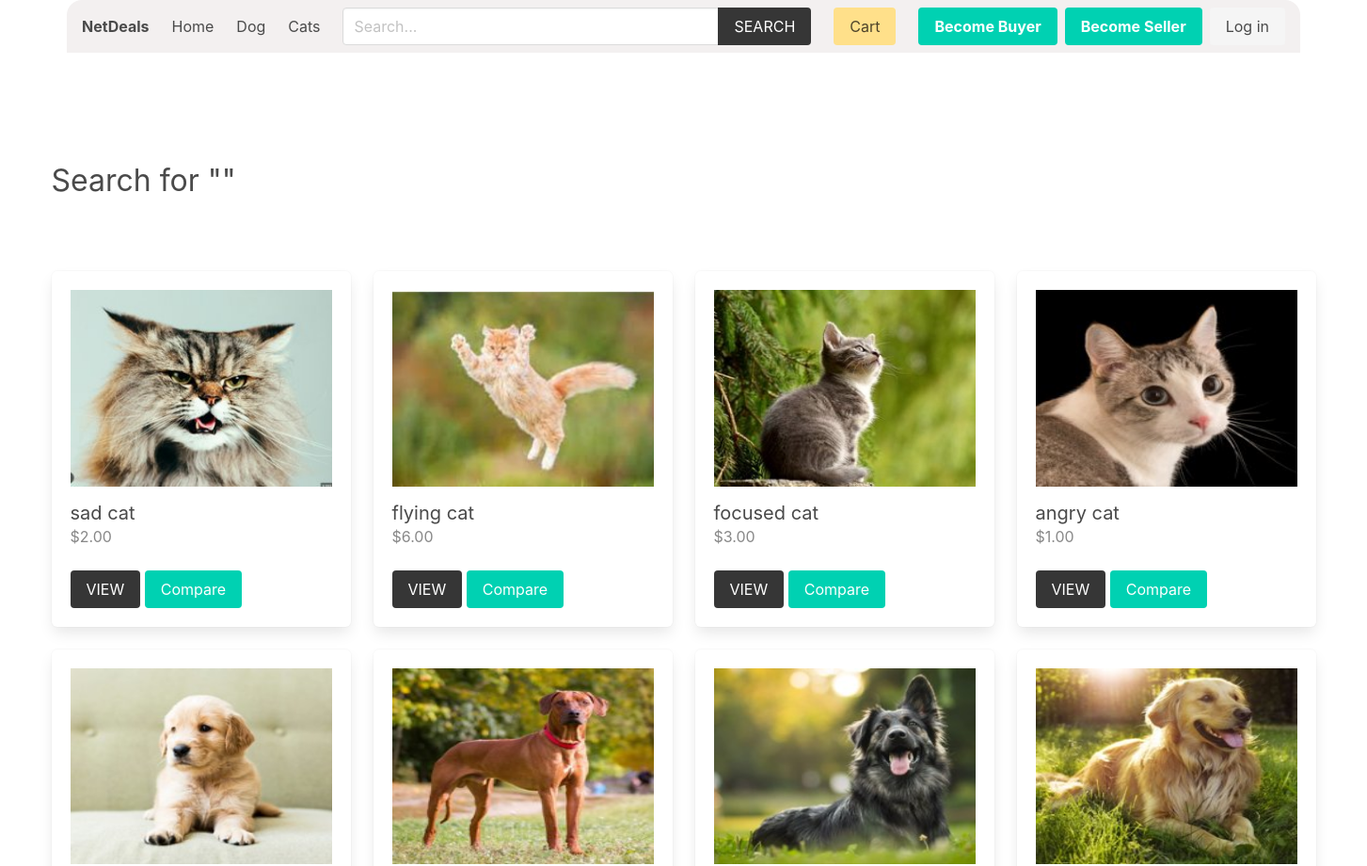
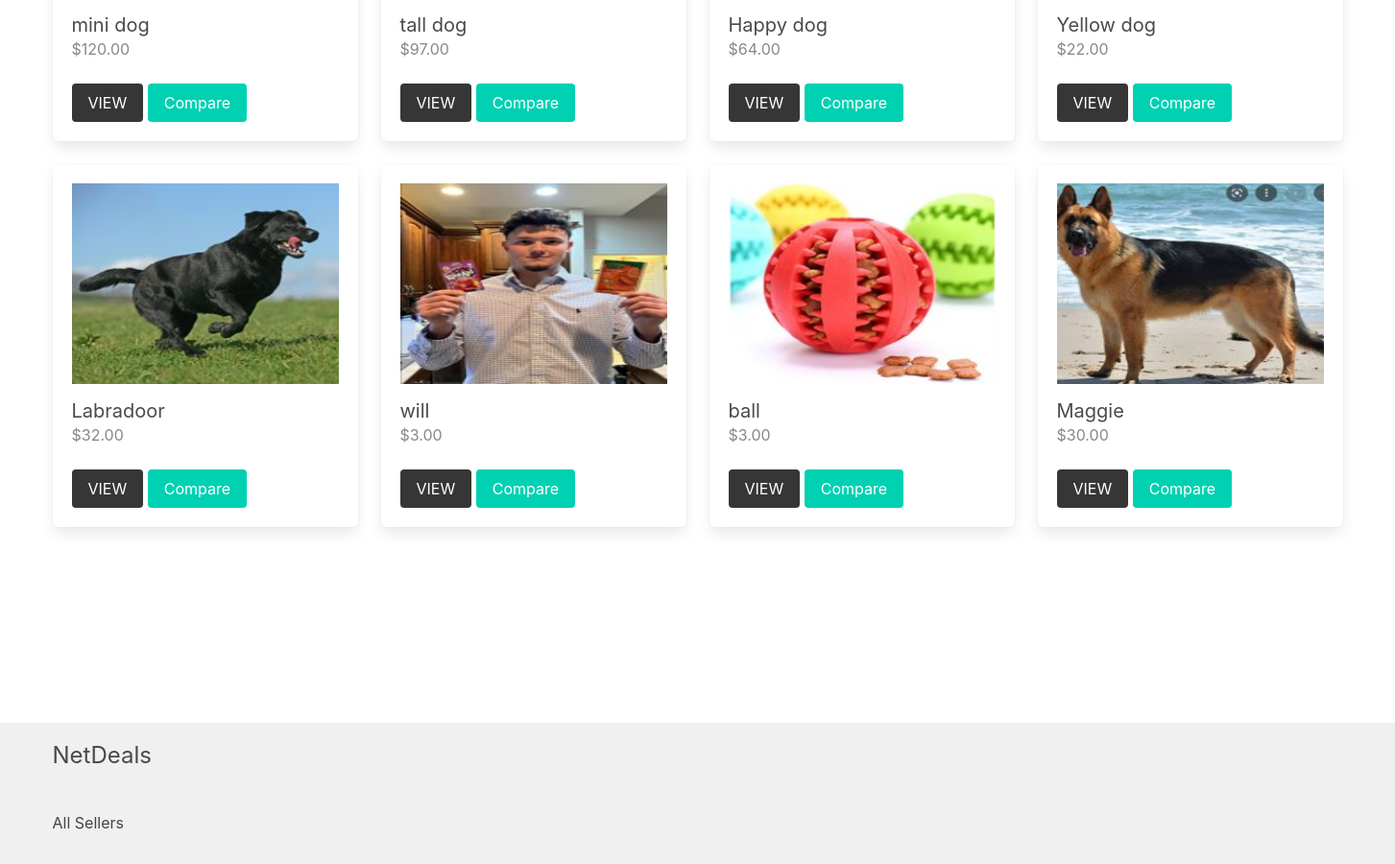
The app's page /product/search with its own data (2 pictures, top to bottom).
### product/models.py (models this page shows, shortened)
class Category(models.Model):
    title = models.CharField(max_length=50)
    slug = models.SlugField(max_length=55)
    ordering = models.IntegerField(default=0)
    class Meta:
        ordering = ['ordering']

class Product(models.Model):
    quantity = models.PositiveIntegerField(default=0)
    category = models.ForeignKey(Category, related_name='products', on_delete=models.CASCADE)
    seller = models.ForeignKey(SellerProfile, related_name="products", on_delete=models.CASCADE)
    title = models.CharField(max_length=50)
    slug = models.SlugField(max_length=55)
    description = models.TextField(blank=True, null=True)
    price = models.DecimalField(max_digits=6, decimal_places=2)
    added_date = models.DateTimeField(auto_now_add=True)
    image = models.ImageField(upload_to='uploads/', blank=True, null=True)
    thumbnail = models.ImageField(upload_to='uploads/', blank=True, null=True) # Change uploads to thumbnails
    class Meta:
        ordering = ['-added_date']
    def get_thumbnail(self):
        if self.thumbnail:
            return self.thumbnail.url

### product/views.py (the view)
# urls.py: path('search', views.search, name="search"),
def search(request):
    query = request.GET.get('query', '') # second is default parameter which is empty
    products = Product.objects.filter(Q(title__icontains=query) | Q(description__icontains=query))
    return render(request, 'product/search.html', {'products':products, 'query': query})

### cart/cart.py (called while the page is built)
    def __len__(self):
        return sum(item['quantity'] for item in self.cart.values())

### cart/context_processors.py (called while the page is built)
def cart(request):
    return {'cart': Cart(request)}

### product/context_processors.py (called while the page is built)
def menu_categories(request):
    categories = Category.objects.all()
    return {'categories': categories}

### templates/product/search.html (shortened to what this page needs)
{% extends 'core/base.html' %}
{% block content %}
    <div class="columns is-multiline mb-6">
        <div class="column is-12 has-test-centered mt-6 mb-6">
            <h2 class="is-size-3"> Search for "{{query}}"</h2>
        </div>
        {% for product in products %}
            {% include 'product/parts/list_item.html' %}
        {% endfor %}
    </div>
{% endblock content %}

### templates/core/base.html (shortened to what this page needs)
{% load static %}
{% load product_filters %}
<!DOCTYPE html>
<html lang="en">
<head>
    <link rel="stylesheet" href="https://cdn.jsdelivr.net/npm/bulma@0.9.2/css/bulma.min.css">
    <link rel="stylesheet" href="{% static 'css/main.css' %}">
</head>
<body>
    <div class="container px-4">
        <nav class="navbar px-4" role="navigation" aria-label="main navigation">
            <div class="navbar-brand">
                <a class="navbar-item" href="{% url 'core:home' %}">
                    <h1><strong>NetDeals</strong></h1>
                </a>
            </div>
            <div id="navbarBasicExample" class="navbar-menu">
                <div class="navbar-start">
                <a class="navbar-item" href="{% url 'core:home' %}">
                    Home
                </a>
                {% for category in categories %}
                    <a class="navbar-item" href="{% url 'product:category' category.slug %}">
                        {{category.title}}
                    </a>
                {% endfor %}
                </div>
                <div class="navbar-start">
                    <div class="navbar-item">
                        <form method="get" action="{% url 'product:search' %}">
                            <div class="field has-addons">
                                <div class="control">
                                    <input type="search" name="query" id="" class="input" placeholder="Search...">
                                </div>
                                <div class="control">
                                    <button class="button is-dark is-uppercase">Search</button>
                                </div>
                            </div>
                        </form>
                    </div>
                </div>
                <div class="navbar-end">
                <div class="navbar-item">
                    <a href="{% url 'cart:cart' %}" class="button is-warning">Cart {% if cart %}({{cart|length}}){% endif %}</a>
                </div>
                {% if user.role == 'seller' %}
                <div class="navbar-item has-dropdown is-hoverable">
                    <a class="navbar-link is-capitalized">
                    {{user.seller.name}}
                    </a>
                    <div class="navbar-dropdown">
                    <a class="navbar-item" href="{% url 'seller:seller-dashboard' %}">
                        Dashboard
                    </a>
                    <a class="navbar-item" href="{% url 'seller:order-history' %}">
                        Order History
                    </a>
                    <a class="navbar-item" href="{% url 'seller:edit-seller' %}">
                        Update Profile
                    </a>
                    <a class="navbar-item" href="{% url 'seller:add-product' %}">
                        Add Product
                    </a>
                    <hr class="navbar-divider">
                    <a class="navbar-item" href="{% url 'seller:logout' %}">
                        Logout
                    </a>
                    </div>
                </div>
                {% else %}
                <div class="navbar-item">
                    <div class="buttons">
                        <a class="button is-primary" href="{% url 'buyer:become-buyer' %}">
                            <strong>Become Buyer</strong>
                        </a>
                        <a class="button is-primary" href="{% url 'seller:become-seller' %}">
                            <strong>Become Seller</strong>
                        </a>
                        <a class="button is-light" href="{% url 'core:login' %}">
                            Log in
                        </a>
                    </div>
                </div>
                {% endif %}
                </div>
            </div>
            </nav>
    </div>
    <section class="section">
        <div class="container">
            {% block content %}{% endblock content %}
        </div>
    </section>
    <div class="main-content-wrapper">
        <section class="section">
        </section>
    </div>
    <footer class="footer">
        <div class="container">
            <h3 class="is-size-4 mb-4">NetDeals</h3>
            <br>
            <a href="{% url 'seller:sellers' %}">All Sellers</a>
        </div>
    </footer>
</body>
</html>

### templates/product/parts/list_item.html (shortened to what this page needs)
<div class="column is-3 product-list-item">
    <div class="box">
        <figure class="image is-4by3 mb-4">
            <img src="{{ product.get_thumbnail }}" alt="{{product.title}}">
        </figure>
        <h2 class="subtitle">{{product.title}}</h2>
        <h3 class="price is-size-6 mb-5">${{product.price}}</h3>
        <a href="{% url 'product:product' product.category.slug product.slug %}" class="button is-dark is-uppercase">View</a>
         <button type="button" class="button is-primary" onclick="compareProduct({{ product.pk }})">Compare</button>
        </div>
</div>

### core/static/css/main.css (style rules this page uses)
.footer a { margin-bottom: 15px; display: inline-block; color: #444; }
.product-list-item .box .subtitle { margin-bottom: 0; }
.product-list-item .box .price { color: #888; }

### templates/core/base.html (style rules this page uses)
.navbar { z-index: 1000; background-color: #f3f0f0; border-radius: 1rem 1rem 0 0; margin-bottom: 1rem; width: 100%; position: relative; }
.navbar .input { width: 400px; }
.navbar .field.has-addons { width: 100%; }
body { display: flex; flex-direction: column; min-height: 100vh; }
.main-content-wrapper { flex-grow: 1; }
.footer { background-color: #f0f0f0; padding: 1rem 0; }

### records on screen
Category: title "Dog"
Category: title "Cats"
Product: get_thumbnail (picture), title "sad cat", price "2.00"
Product: get_thumbnail (picture), title "flying cat", price "6.00"
Product: get_thumbnail (picture), title "focused cat", price "3.00"
Product: get_thumbnail (picture), title "angry cat", price "1.00"
Product: get_thumbnail (picture), title "mini dog", price "120.00"
Product: get_thumbnail (picture), title "tall dog", price "97.00"
Product: get_thumbnail (picture), title "Happy dog", price "64.00"
Product: get_thumbnail (picture), title "Yellow dog", price "22.00"
Product: get_thumbnail (picture), title "Labradoor", price "32.00"
Product: get_thumbnail (picture), title "will", price "3.00"
Product: get_thumbnail (picture), title "ball", price "3.00"
Product: get_thumbnail (picture), title "Maggie", price "30.00"
